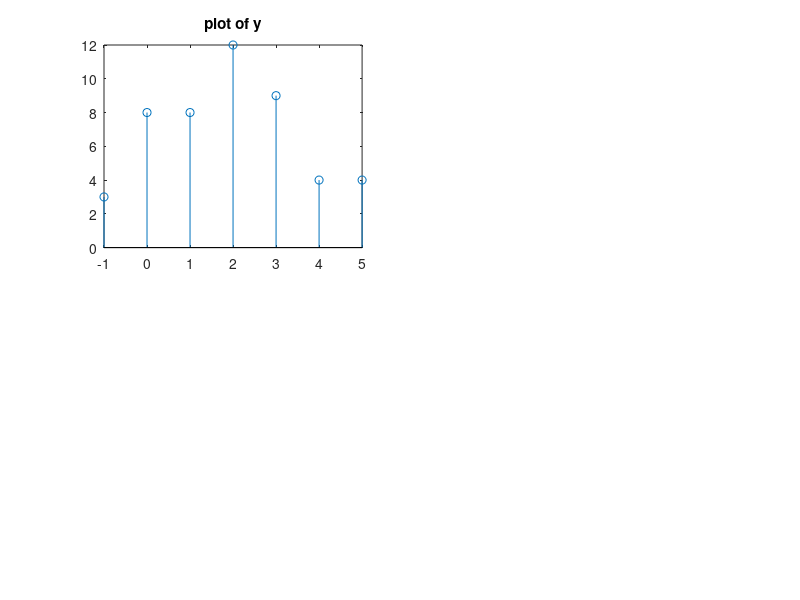

Reproduce this figure in MATLAB.
clc;
clear all;

x=[3,2,1,2];
h=[1,2,1,2];
l1=length(x);
l2=length(h);
m=l1+l2-1;
z=zeros(1,m);
xn=[x,zeros(1,l2-1)];
disp(xn);
hn=[h,zeros(1,l1-1)];
disp(hn);

for i=1:m
  for j=1:i
    z(i)=z(i)+xn(j)*hn(i-j+1);
  endfor
endfor
disp(z);

indexofz = -1:(length(x)+length(h)-3);
subplot(2,2,1);
stem(indexofz,z);
title('plot of y');
